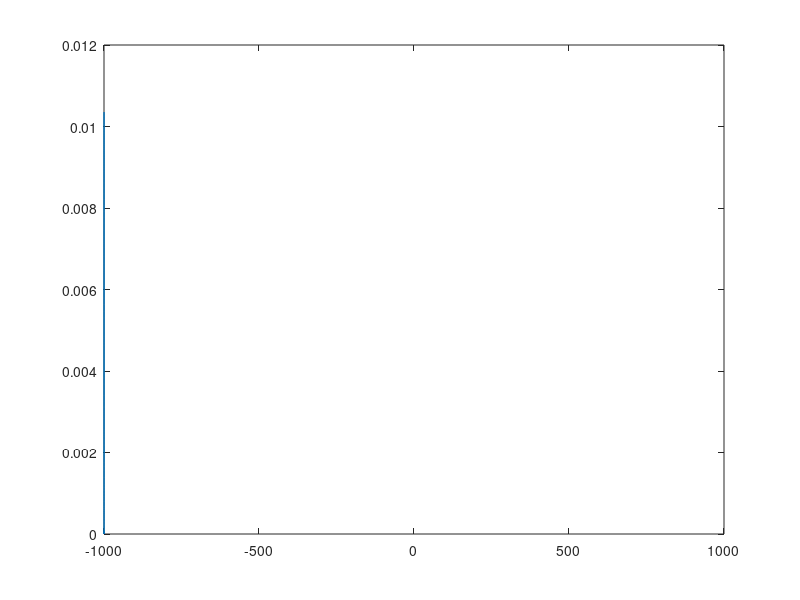

Recreate this plot in MATLAB.
t = -1000:0.001:1000;
dt = t(2)-t(1);
f = linspace(-(1/(2*dt)),(1/(2*dt)),length(t));



%% Butterworth filter




%% Chebyshev filter




%% Elliptic(Cauer) filter




%% Bessel filter

% 10-th order
poly = 654729075 + 654729075*(1i*f) + 310134825*(1i*f).^2 + ...
    91891800*(1i*f).^3 + 18918900*(1i*f).^4 + 2837835*(1i*f).^5 + ...
    315315*(1i*f).^6 + 25740*(1i*f).^7 + 1485*(1i*f).^8 + 55*(1i*f).^9 + ...
    (1i*f).^10;
transfer = 654729075./poly;

% plot(f,log(abs(transfer)));
% plot(f,(transfer));

irf = ifft(ifftshift((transfer)));
plot(t,abs(irf));

%% Gaussian filter




%% Optimum L(Legender) filter




%% Linkwitz-riley filter



